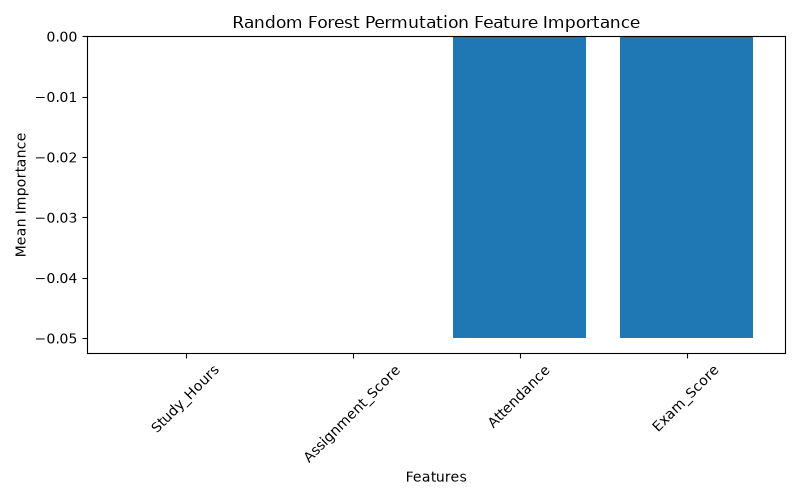

Source code (Python):
import pandas as pd

from sklearn.model_selection import train_test_split
from sklearn.ensemble import RandomForestClassifier
from sklearn.inspection import permutation_importance

import matplotlib.pyplot as plt


# Load Dataset

df = pd.read_csv("student_data.csv")

print("\nDataset:")
print(df)


# Select Features and Target

X = df[
    [
        "Study_Hours",
        "Attendance",
        "Assignment_Score",
        "Exam_Score"
    ]
]

y = df["Final_Result"].map({
    "Pass": 1,
    "Fail": 0
})

print("\nFeatures:")
print(X)

print("\nTarget:")
print(y)


# Split Dataset

X_train, X_test, y_train, y_test = train_test_split(
    X,
    y,
    test_size=0.2,
    random_state=42
)

print("\nTraining Data Shape:")
print(X_train.shape)

print("\nTesting Data Shape:")
print(X_test.shape)


# Create Random Forest Model

model = RandomForestClassifier(
    n_estimators=100,
    random_state=42
)

model.fit(
    X_train,
    y_train
)

print("\nRandom Forest Model Trained Successfully.")


# Calculate Traditional Feature Importance

traditional_importance = model.feature_importances_

traditional_df = pd.DataFrame({
    "Feature": X.columns,
    "Importance": traditional_importance
})

traditional_df = traditional_df.sort_values(
    by="Importance",
    ascending=False
)

print("\nTraditional Feature Importance:")
print(traditional_df)


# Calculate Permutation Importance

permutation = permutation_importance(
    model,
    X_test,
    y_test,
    n_repeats=10,
    random_state=42,
    scoring="accuracy"
)


# Create Permutation Importance DataFrame

permutation_df = pd.DataFrame({
    "Feature": X.columns,
    "Importance": permutation.importances_mean
})

permutation_df = permutation_df.sort_values(
    by="Importance",
    ascending=False
)

print("\nPermutation Feature Importance:")
print(permutation_df)


# Create Permutation Importance Visualization

plt.figure(figsize=(8, 5))

plt.bar(
    permutation_df["Feature"],
    permutation_df["Importance"]
)

plt.title("Random Forest Permutation Feature Importance")
plt.xlabel("Features")
plt.ylabel("Mean Importance")

plt.xticks(rotation=45)

plt.tight_layout()

plt.savefig("permutation_importance.png")

plt.show()


# Identify Most Important Feature

most_important = permutation_df.iloc[0]

print("\nMost Important Feature According to Permutation Importance:")
print(most_important["Feature"])

print("\nImportance Value:")
print(f"{most_important['Importance']:.4f}")
